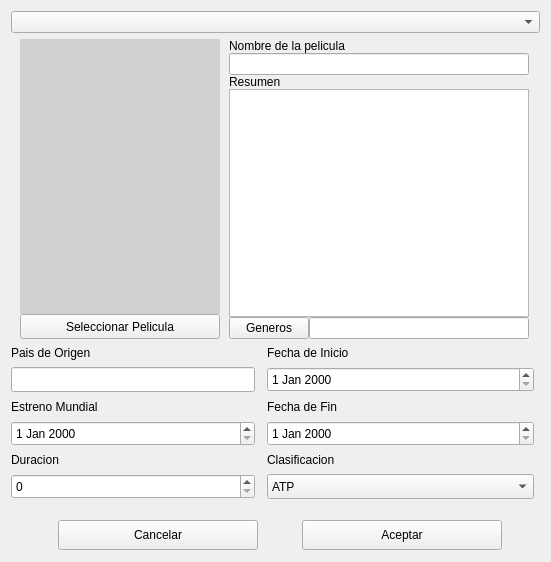
<?xml version="1.0" encoding="UTF-8"?>
<ui version="4.0">
 <class>Form</class>
 <widget class="QWidget" name="Form">
  <property name="geometry">
   <rect>
    <x>0</x>
    <y>0</y>
    <width>551</width>
    <height>562</height>
   </rect>
  </property>
  <property name="windowTitle">
   <string>Form</string>
  </property>
  <layout class="QVBoxLayout" name="verticalLayout">
   <item>
    <widget class="QComboBox" name="comboBox_peliculas"/>
   </item>
   <item>
    <widget class="QWidget" name="widget" native="true">
     <property name="maximumSize">
      <size>
       <width>16777215</width>
       <height>600</height>
      </size>
     </property>
     <layout class="QVBoxLayout" name="verticalLayout_2">
      <property name="spacing">
       <number>0</number>
      </property>
      <property name="leftMargin">
       <number>0</number>
      </property>
      <property name="topMargin">
       <number>0</number>
      </property>
      <property name="rightMargin">
       <number>0</number>
      </property>
      <property name="bottomMargin">
       <number>0</number>
      </property>
      <item>
       <widget class="QWidget" name="widget_4" native="true">
        <property name="maximumSize">
         <size>
          <width>16777215</width>
          <height>300</height>
         </size>
        </property>
        <layout class="QHBoxLayout" name="horizontalLayout">
         <property name="spacing">
          <number>0</number>
         </property>
         <property name="leftMargin">
          <number>0</number>
         </property>
         <property name="topMargin">
          <number>0</number>
         </property>
         <property name="rightMargin">
          <number>0</number>
         </property>
         <property name="bottomMargin">
          <number>0</number>
         </property>
         <item>
          <widget class="QWidget" name="widget_5" native="true">
           <property name="maximumSize">
            <size>
             <width>200</width>
             <height>16777215</height>
            </size>
           </property>
           <layout class="QVBoxLayout" name="verticalLayout_3">
            <property name="spacing">
             <number>0</number>
            </property>
            <property name="leftMargin">
             <number>0</number>
            </property>
            <property name="topMargin">
             <number>0</number>
            </property>
            <property name="rightMargin">
             <number>0</number>
            </property>
            <property name="bottomMargin">
             <number>0</number>
            </property>
            <item>
             <widget class="QLabel" name="label_peli">
              <property name="styleSheet">
               <string notr="true">background-color:rgb(208, 208, 208)</string>
              </property>
              <property name="text">
               <string/>
              </property>
             </widget>
            </item>
            <item>
             <widget class="QPushButton" name="btn_seleccionar_pelicula">
              <property name="minimumSize">
               <size>
                <width>0</width>
                <height>25</height>
               </size>
              </property>
              <property name="text">
               <string>Seleccionar Pelicula</string>
              </property>
             </widget>
            </item>
           </layout>
          </widget>
         </item>
         <item>
          <widget class="QWidget" name="widget_6" native="true">
           <property name="maximumSize">
            <size>
             <width>300</width>
             <height>16777215</height>
            </size>
           </property>
           <layout class="QVBoxLayout" name="verticalLayout_4">
            <property name="spacing">
             <number>0</number>
            </property>
            <property name="leftMargin">
             <number>0</number>
            </property>
            <property name="topMargin">
             <number>0</number>
            </property>
            <property name="rightMargin">
             <number>0</number>
            </property>
            <property name="bottomMargin">
             <number>0</number>
            </property>
            <item>
             <widget class="QLabel" name="label">
              <property name="styleSheet">
               <string notr="true">font: 11pt &quot;MS Shell Dlg 2&quot;;</string>
              </property>
              <property name="text">
               <string>Nombre de la pelicula</string>
              </property>
             </widget>
            </item>
            <item>
             <widget class="QLineEdit" name="nombre_pelicula"/>
            </item>
            <item>
             <widget class="QLabel" name="label_2">
              <property name="styleSheet">
               <string notr="true">font: 11pt &quot;MS Shell Dlg 2&quot;;</string>
              </property>
              <property name="text">
               <string>Resumen</string>
              </property>
             </widget>
            </item>
            <item>
             <widget class="QTextEdit" name="textEdit_Resumen"/>
            </item>
            <item>
             <layout class="QHBoxLayout" name="horizontalLayout_4">
              <item>
               <widget class="QPushButton" name="btn_generos">
                <property name="text">
                 <string>Generos</string>
                </property>
               </widget>
              </item>
              <item>
               <widget class="QLineEdit" name="lineEdit_generos"/>
              </item>
             </layout>
            </item>
           </layout>
          </widget>
         </item>
        </layout>
       </widget>
      </item>
      <item>
       <widget class="QWidget" name="widget_3" native="true">
        <property name="maximumSize">
         <size>
          <width>16777215</width>
          <height>300</height>
         </size>
        </property>
        <layout class="QHBoxLayout" name="horizontalLayout_3">
         <property name="spacing">
          <number>0</number>
         </property>
         <property name="leftMargin">
          <number>0</number>
         </property>
         <property name="topMargin">
          <number>0</number>
         </property>
         <property name="rightMargin">
          <number>0</number>
         </property>
         <property name="bottomMargin">
          <number>0</number>
         </property>
         <item>
          <widget class="QWidget" name="widget_7" native="true">
           <property name="minimumSize">
            <size>
             <width>0</width>
             <height>0</height>
            </size>
           </property>
           <property name="maximumSize">
            <size>
             <width>250</width>
             <height>16777215</height>
            </size>
           </property>
           <layout class="QVBoxLayout" name="verticalLayout_7">
            <property name="spacing">
             <number>6</number>
            </property>
            <property name="leftMargin">
             <number>0</number>
            </property>
            <property name="topMargin">
             <number>6</number>
            </property>
            <property name="rightMargin">
             <number>6</number>
            </property>
            <property name="bottomMargin">
             <number>6</number>
            </property>
            <item>
             <widget class="QLabel" name="label_4">
              <property name="styleSheet">
               <string notr="true">font: 11pt &quot;MS Shell Dlg 2&quot;;</string>
              </property>
              <property name="text">
               <string>Pais de Origen</string>
              </property>
             </widget>
            </item>
            <item>
             <widget class="QLineEdit" name="lineEdit_pais_origen">
              <property name="minimumSize">
               <size>
                <width>0</width>
                <height>25</height>
               </size>
              </property>
             </widget>
            </item>
            <item>
             <widget class="QLabel" name="label_5">
              <property name="styleSheet">
               <string notr="true">font: 11pt &quot;MS Shell Dlg 2&quot;;</string>
              </property>
              <property name="text">
               <string>Estreno Mundial</string>
              </property>
             </widget>
            </item>
            <item>
             <widget class="QDateEdit" name="dateEdit_estreno_mundial">
              <property name="minimumSize">
               <size>
                <width>100</width>
                <height>25</height>
               </size>
              </property>
             </widget>
            </item>
            <item>
             <widget class="QLabel" name="label_6">
              <property name="styleSheet">
               <string notr="true">font: 11pt &quot;MS Shell Dlg 2&quot;;</string>
              </property>
              <property name="text">
               <string>Duracion</string>
              </property>
             </widget>
            </item>
            <item>
             <widget class="QSpinBox" name="duracion">
              <property name="minimumSize">
               <size>
                <width>25</width>
                <height>25</height>
               </size>
              </property>
              <property name="maximum">
               <number>999999</number>
              </property>
             </widget>
            </item>
           </layout>
          </widget>
         </item>
         <item>
          <widget class="QWidget" name="widget_8" native="true">
           <layout class="QVBoxLayout" name="verticalLayout_6">
            <property name="spacing">
             <number>6</number>
            </property>
            <property name="leftMargin">
             <number>6</number>
            </property>
            <property name="topMargin">
             <number>6</number>
            </property>
            <property name="rightMargin">
             <number>6</number>
            </property>
            <property name="bottomMargin">
             <number>6</number>
            </property>
            <item>
             <widget class="QLabel" name="label_8">
              <property name="styleSheet">
               <string notr="true">font: 11pt &quot;MS Shell Dlg 2&quot;;</string>
              </property>
              <property name="text">
               <string>Fecha de Inicio</string>
              </property>
             </widget>
            </item>
            <item>
             <widget class="QDateEdit" name="dateEdit_fecha_inicio">
              <property name="minimumSize">
               <size>
                <width>100</width>
                <height>25</height>
               </size>
              </property>
             </widget>
            </item>
            <item>
             <widget class="QLabel" name="label_9">
              <property name="styleSheet">
               <string notr="true">font: 11pt &quot;MS Shell Dlg 2&quot;;</string>
              </property>
              <property name="text">
               <string>Fecha de Fin</string>
              </property>
             </widget>
            </item>
            <item>
             <widget class="QDateEdit" name="dateEdit_fecha_fin">
              <property name="minimumSize">
               <size>
                <width>0</width>
                <height>25</height>
               </size>
              </property>
             </widget>
            </item>
            <item>
             <widget class="QLabel" name="label_7">
              <property name="styleSheet">
               <string notr="true">font: 11pt &quot;MS Shell Dlg 2&quot;;</string>
              </property>
              <property name="text">
               <string>Clasificacion</string>
              </property>
             </widget>
            </item>
            <item>
             <widget class="QComboBox" name="clasificacion">
              <property name="minimumSize">
               <size>
                <width>0</width>
                <height>25</height>
               </size>
              </property>
              <item>
               <property name="text">
                <string>ATP</string>
               </property>
              </item>
              <item>
               <property name="text">
                <string>+13</string>
               </property>
              </item>
              <item>
               <property name="text">
                <string>+16</string>
               </property>
              </item>
              <item>
               <property name="text">
                <string>+18</string>
               </property>
              </item>
             </widget>
            </item>
           </layout>
          </widget>
         </item>
        </layout>
       </widget>
      </item>
     </layout>
    </widget>
   </item>
   <item>
    <widget class="QWidget" name="widget_2" native="true">
     <property name="maximumSize">
      <size>
       <width>16777215</width>
       <height>40</height>
      </size>
     </property>
     <layout class="QHBoxLayout" name="horizontalLayout_2">
      <item>
       <spacer name="horizontalSpacer_2">
        <property name="orientation">
         <enum>Qt::Horizontal</enum>
        </property>
        <property name="sizeHint" stdset="0">
         <size>
          <width>38</width>
          <height>20</height>
         </size>
        </property>
       </spacer>
      </item>
      <item>
       <widget class="QPushButton" name="btn_cancelar">
        <property name="minimumSize">
         <size>
          <width>200</width>
          <height>30</height>
         </size>
        </property>
        <property name="sizeIncrement">
         <size>
          <width>0</width>
          <height>0</height>
         </size>
        </property>
        <property name="text">
         <string>Cancelar</string>
        </property>
       </widget>
      </item>
      <item>
       <spacer name="horizontalSpacer">
        <property name="orientation">
         <enum>Qt::Horizontal</enum>
        </property>
        <property name="sizeHint" stdset="0">
         <size>
          <width>38</width>
          <height>20</height>
         </size>
        </property>
       </spacer>
      </item>
      <item>
       <widget class="QPushButton" name="btn_aceptar">
        <property name="minimumSize">
         <size>
          <width>200</width>
          <height>30</height>
         </size>
        </property>
        <property name="sizeIncrement">
         <size>
          <width>0</width>
          <height>0</height>
         </size>
        </property>
        <property name="text">
         <string>Aceptar</string>
        </property>
       </widget>
      </item>
      <item>
       <spacer name="horizontalSpacer_3">
        <property name="orientation">
         <enum>Qt::Horizontal</enum>
        </property>
        <property name="sizeHint" stdset="0">
         <size>
          <width>29</width>
          <height>19</height>
         </size>
        </property>
       </spacer>
      </item>
     </layout>
    </widget>
   </item>
  </layout>
 </widget>
 <resources/>
 <connections/>
</ui>
